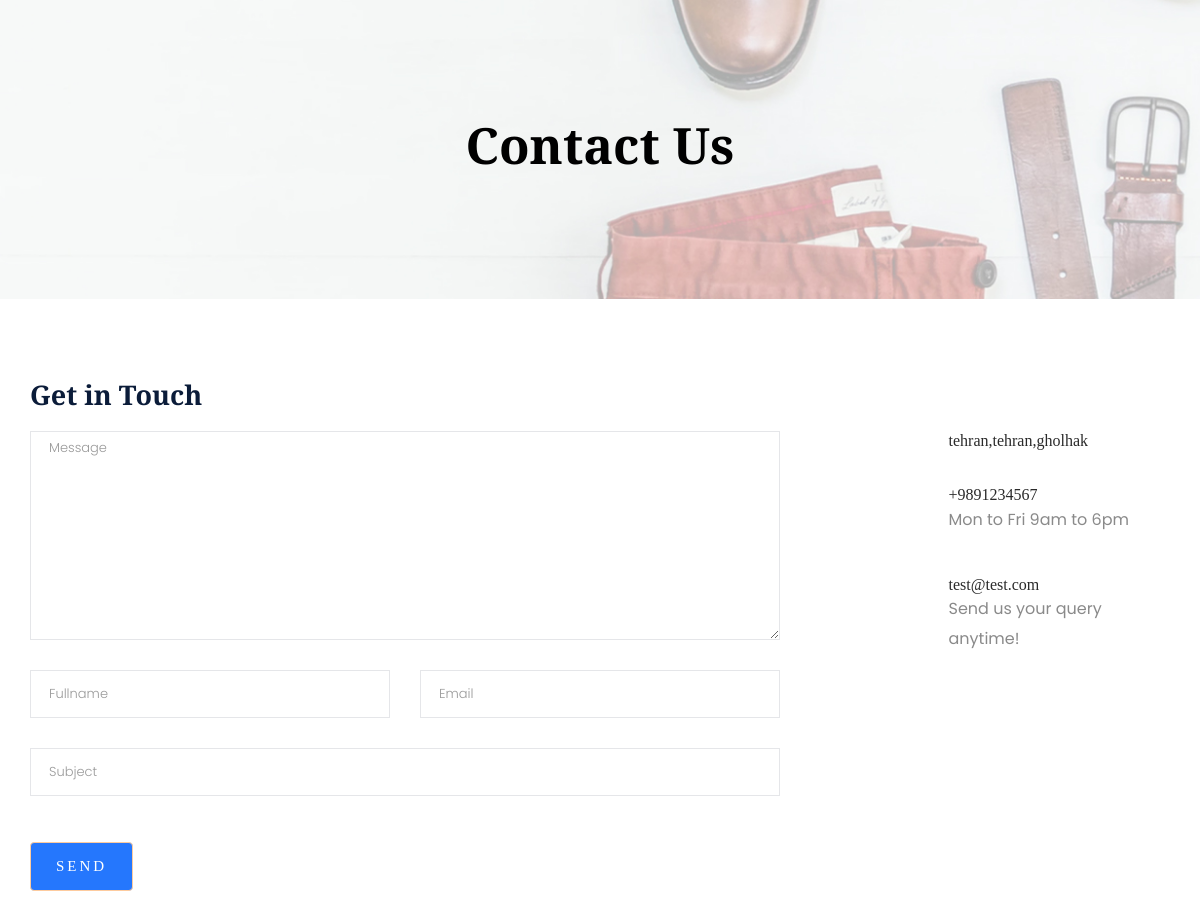
Page /contact/ on the committed database.
### site_setting/models.py (models this page shows, shortened)
class SiteSetting(models.Model):
    title = models.CharField(max_length=150)
    address = models.CharField(max_length=400)
    tel = models.CharField(max_length=100)
    email = models.EmailField(max_length=100)
    about_us = models.TextField(null=True , blank=True)

### contact/views.py (the view, shortened to what this page needs)
# urls.py: path('' , contact_page , name='contact_page'),
def contact_page(reqeust):
    contact_form = ContactForm(reqeust.POST or None)
    site_setting = SiteSetting.objects.get(id=1)
    context = {
        "contact_form" : contact_form,
        "site_setting" : site_setting
    }
    return render(reqeust , 'contact/contact_page.html' , context)

### contact/forms.py
class ContactForm(forms.Form):
    name = forms.CharField(widget=forms.TextInput(attrs={"placeholder" : "Fullname" , "class" : "form-control"}) , label='' , validators=[validators.MinLengthValidator(limit_value=3 , message="Fullname length should be more than 2 characters")])
    email = forms.EmailField(widget=forms.EmailInput(attrs={"placeholder" : "Email" , "class" : "form-control"}) , label='')
    subject = forms.CharField(widget=forms.TextInput(attrs={"placeholder" : "Subject" , "class" : "form-control"}) , label='' , validators=[validators.MinLengthValidator(limit_value=3 , message="Subject length should be more than 2 characters")])
    text = forms.CharField(widget=forms.Textarea(attrs={"placeholder" : "Message" , "class" : "form-control w-100"}) , label='' , validators=[validators.MinLengthValidator(limit_value=10 , message="Subject length should be more than 10 characters") , validators.MaxLengthValidator(limit_value=200 , message="Subject length should be less than 200 characters")])

### contact/templates/contact/contact_page.html (shortened to what this page needs)
{% extends 'shared/_MainLayout.html' %}
{% load static %}
{% block content %}
    <div class="slider-area ">
        <div class="single-slider slider-height2 d-flex align-items-center" data-background="{% static "img/hero/category.jpg" %}">
            <div class="container">
                <div class="row">
                    <div class="col-xl-12">
                        <div class="hero-cap text-center">
                            <h2>Contact Us</h2>
                        </div>
                    </div>
                </div>
            </div>
        </div>
    </div>
    <section class="contact-section">
            <div class="container">
                <div class="row">
                    <div class="col-12">
                        <h2 class="contact-title">Get in Touch</h2>
                    </div>
                    <div class="col-lg-8">
                        <form class="form-contact" action="" method="post" novalidate="novalidate">
                            <div class="row">
                                <div class="col-12">
                                    <div class="form-group">
                                        {{ contact_form.text }}
                                    </div>
                                </div>
                                <div class="col-sm-6">
                                    <div class="form-group">
                                        {{ contact_form.name }}
                                    </div>
                                </div>
                                <div class="col-sm-6">
                                    <div class="form-group">
                                        {{ contact_form.email }}
                                    </div>
                                </div>
                                <div class="col-12">
                                    <div class="form-group">
                                        {{ contact_form.subject }}
                                    </div>
                                </div>
                            </div>
                            <div class="form-group mt-3">
                                <button type="submit" class="button button-contactForm boxed-btn">Send</button>
                            </div>
                        </form>
                    </div>
                    <div class="col-lg-3 offset-lg-1">
                        <div class="media contact-info">
                            <span class="contact-info__icon"><i class="ti-home"></i></span>
                            <div class="media-body">
                                <h3>{{site_setting.address}}</h3>
                            </div>
                        </div>
                        <div class="media contact-info">
                            <span class="contact-info__icon"><i class="ti-tablet"></i></span>
                            <div class="media-body">
                                <h3>{{site_setting.tel}}</h3>
                                <p>Mon to Fri 9am to 6pm</p>
                            </div>
                        </div>
                        <div class="media contact-info">
                            <span class="contact-info__icon"><i class="ti-email"></i></span>
                            <div class="media-body">
                                <h3>{{site_setting.email}}</h3>
                                <p>Send us your query anytime!</p>
                            </div>
                        </div>
                    </div>
                </div>
            </div>
        </section>
{% endblock content %}

### rows in the picture
SiteSetting: address "tehran,tehran,gholhak", tel "+9891234567", email "test@test.com"
